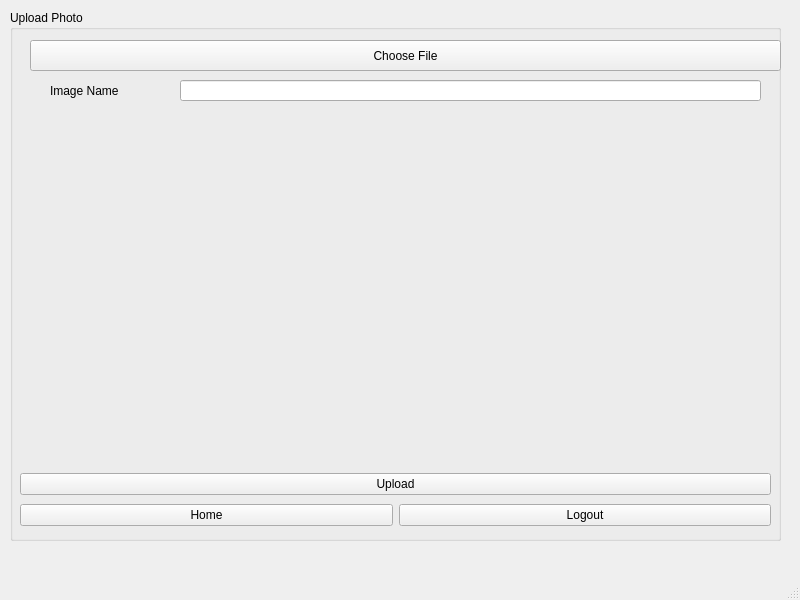
<?xml version="1.0" encoding="UTF-8"?>
<ui version="4.0">
 <class>UploadPhotoWindow</class>
 <widget class="QMainWindow" name="UploadPhotoWindow">
  <property name="geometry">
   <rect>
    <x>0</x>
    <y>0</y>
    <width>800</width>
    <height>600</height>
   </rect>
  </property>
  <property name="windowTitle">
   <string>MainWindow</string>
  </property>
  <widget class="QWidget" name="centralwidget">
   <widget class="QGroupBox" name="groupBox">
    <property name="geometry">
     <rect>
      <x>10</x>
      <y>10</y>
      <width>771</width>
      <height>531</height>
     </rect>
    </property>
    <property name="title">
     <string>Upload Photo</string>
    </property>
    <widget class="QPushButton" name="pushButton_choose">
     <property name="geometry">
      <rect>
       <x>20</x>
       <y>30</y>
       <width>751</width>
       <height>31</height>
      </rect>
     </property>
     <property name="text">
      <string>Choose File</string>
     </property>
    </widget>
    <widget class="QLabel" name="label">
     <property name="geometry">
      <rect>
       <x>30</x>
       <y>100</y>
       <width>731</width>
       <height>301</height>
      </rect>
     </property>
     <property name="text">
      <string/>
     </property>
    </widget>
    <widget class="QLabel" name="label_2">
     <property name="geometry">
      <rect>
       <x>40</x>
       <y>70</y>
       <width>121</width>
       <height>21</height>
      </rect>
     </property>
     <property name="text">
      <string>Image Name</string>
     </property>
    </widget>
    <widget class="QLineEdit" name="lineEdit_imageName">
     <property name="geometry">
      <rect>
       <x>170</x>
       <y>70</y>
       <width>581</width>
       <height>21</height>
      </rect>
     </property>
    </widget>
    <widget class="QLabel" name="label_successMessage">
     <property name="geometry">
      <rect>
       <x>30</x>
       <y>420</y>
       <width>721</width>
       <height>31</height>
      </rect>
     </property>
     <property name="text">
      <string/>
     </property>
    </widget>
    <widget class="QWidget" name="layoutWidget">
     <property name="geometry">
      <rect>
       <x>10</x>
       <y>460</y>
       <width>751</width>
       <height>61</height>
      </rect>
     </property>
     <layout class="QVBoxLayout" name="verticalLayout">
      <item>
       <widget class="QPushButton" name="pushButton_upload">
        <property name="text">
         <string>Upload</string>
        </property>
       </widget>
      </item>
      <item>
       <layout class="QHBoxLayout" name="horizontalLayout">
        <item>
         <widget class="QPushButton" name="pushButton_home">
          <property name="text">
           <string>Home</string>
          </property>
         </widget>
        </item>
        <item>
         <widget class="QPushButton" name="pushButton_logout">
          <property name="text">
           <string>Logout</string>
          </property>
         </widget>
        </item>
       </layout>
      </item>
     </layout>
    </widget>
   </widget>
  </widget>
  <widget class="QMenuBar" name="menubar">
   <property name="geometry">
    <rect>
     <x>0</x>
     <y>0</y>
     <width>800</width>
     <height>22</height>
    </rect>
   </property>
  </widget>
  <widget class="QStatusBar" name="statusbar"/>
 </widget>
 <resources/>
 <connections/>
</ui>
